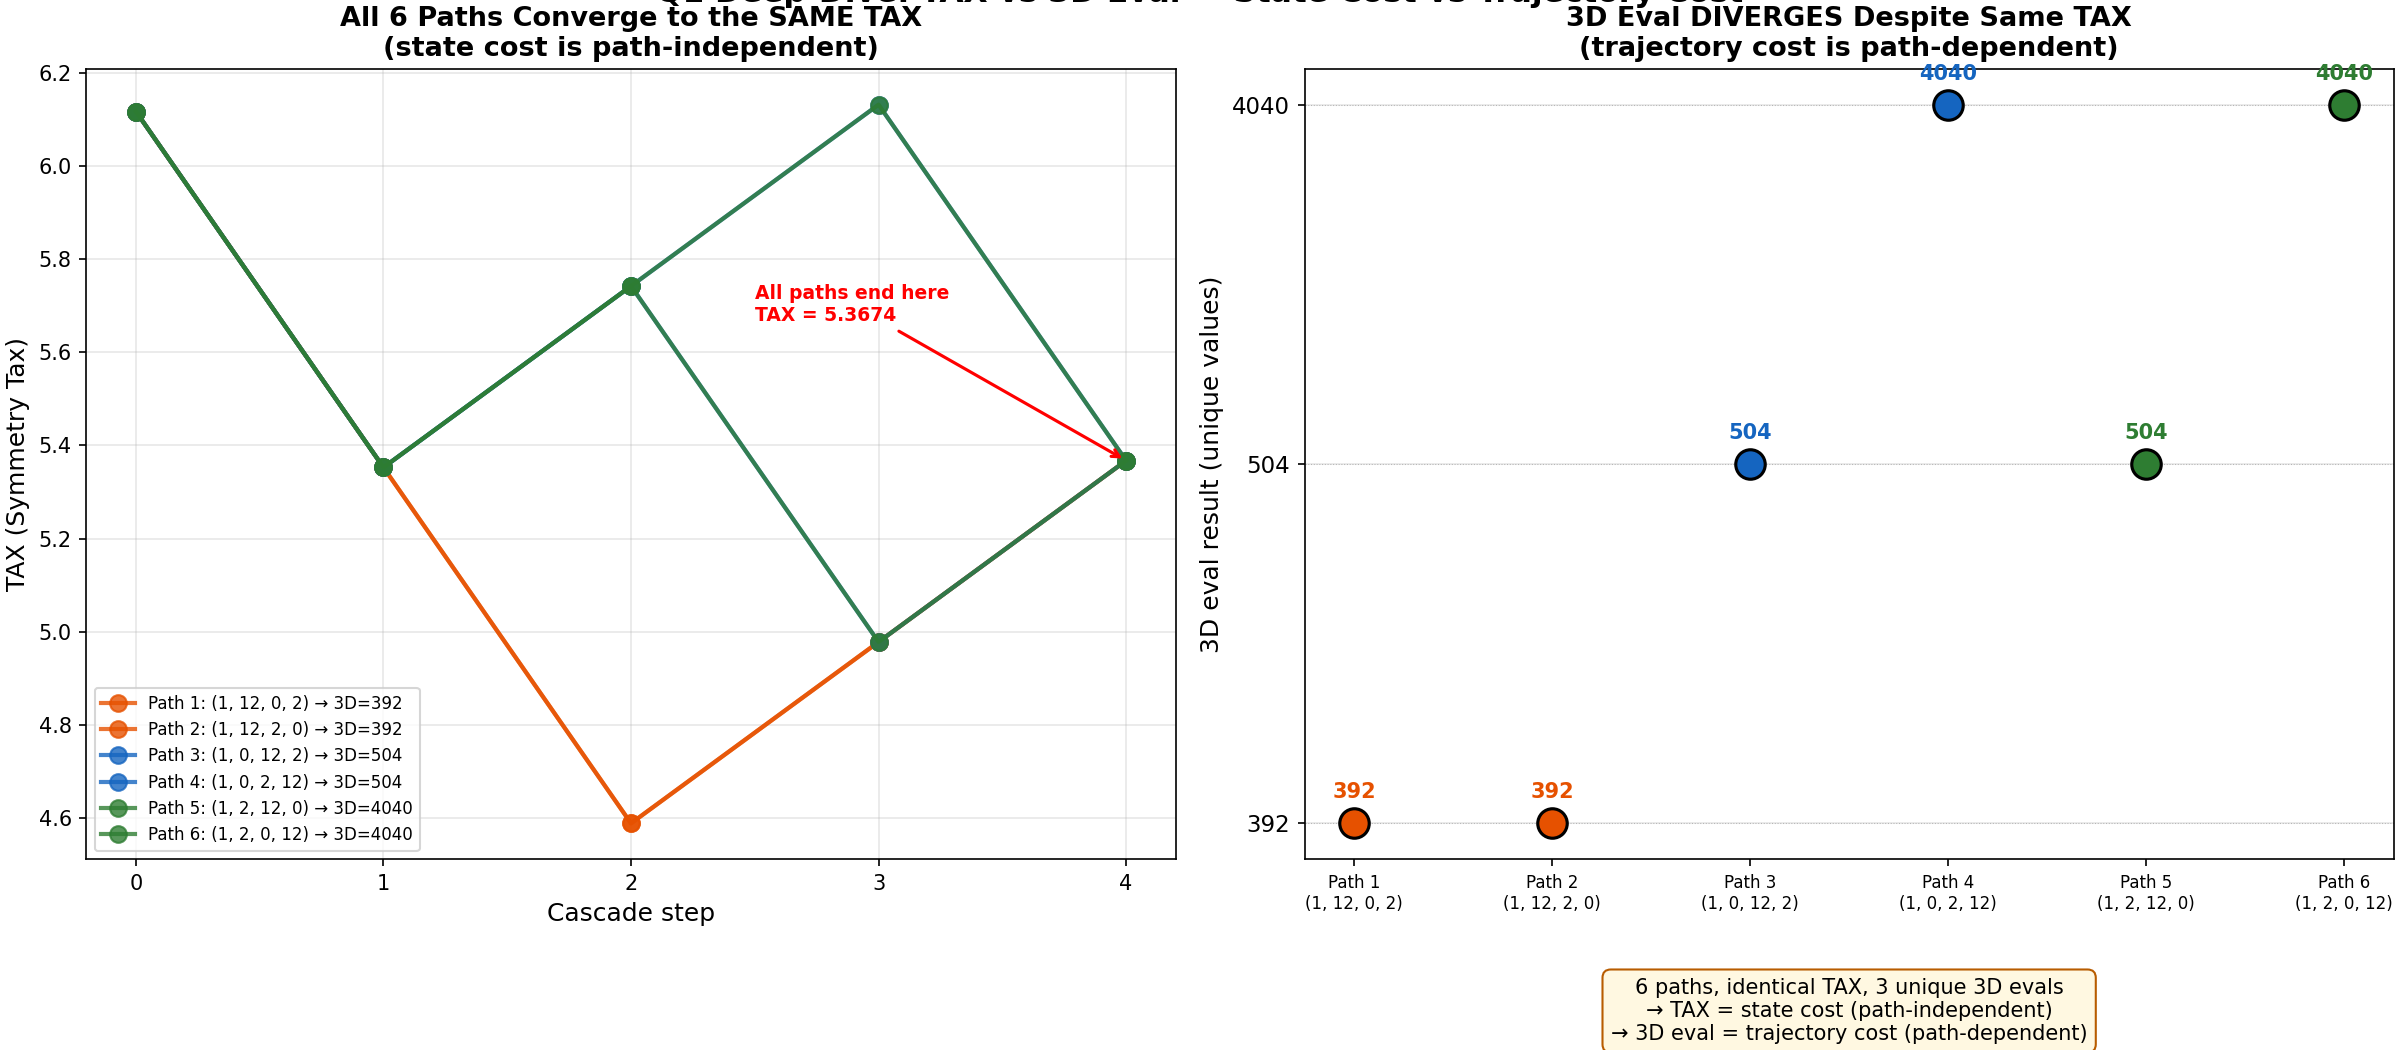

The script that saved this image:
"""
Diagram for the Q1 deep-dive finding: TAX-identical / 3D-divergent cascades.
Shows that 6 different flip orderings, all ending at the same vector (same TAX),
produce 3 unique 3D eval values — a clean separation of state cost from trajectory cost.
"""
import matplotlib
matplotlib.use("Agg")
import matplotlib.font_manager as fm
fm.fontManager.addfont('/usr/share/fonts/truetype/dejavu/DejaVuSans.ttf')

import matplotlib.pyplot as plt
from matplotlib.patches import Circle, FancyBboxPatch
import sys
from pathlib import Path
from fractions import Fraction
from itertools import permutations

sys.path.insert(0, str(Path(__file__).resolve().parent))
sys.path.insert(0, "/home/z/my-project/download")

import ubp_unified_v5 as ubp
import spatial_arithmetic as sa

plt.rcParams['font.sans-serif'] = ['DejaVu Sans']
plt.rcParams['axes.unicode_minus'] = False

leech = ubp.LEECH_ENGINE
golay = ubp.GOLAY_ENGINE

# Reproduce the Q1 experiment
octad0 = golay.get_octads()[0]
start_v = [0] * 24
for i, b in enumerate(octad0):
    if b:
        start_v[i] = 2

active = [i for i in range(24) if start_v[i] != 0]
inactive = [i for i in range(24) if start_v[i] == 0]
deexcite_bits = active[:2]
activate_bits = inactive[:2]
flips_set = deexcite_bits + activate_bits
orderings = list(permutations(flips_set))[:6]

QUADRANT_OPERATOR = {"M": "MULTIPLY", "I": "DIVIDE", "A": "ADD", "P": "SUBTRACT"}

results = []
for ordering in orderings:
    v = list(start_v)
    hw_trajectory = [sum(1 for x in v if x != 0)]
    for bit in ordering:
        v[bit] = 0 if v[bit] != 0 else 1
        hw_trajectory.append(sum(1 for x in v if x != 0))
    final_tax = leech.calculate_symmetry_tax(v)
    tokens = []
    for j, hw in enumerate(hw_trajectory):
        if j > 0:
            quad = "MIAP"[ordering[j-1] // 6]
            tokens.append(QUADRANT_OPERATOR[quad])
        tokens.append(hw)
    scene = sa.build_expression(tokens, seed=42)
    obs = sa.observe_expression(scene)
    results.append({
        "ordering": ordering,
        "hw_trajectory": hw_trajectory,
        "final_tax": final_tax,
        "tokens": tokens,
        "eval": obs["result"] if obs["ok"] else "FAILED",
    })

# ── Figure: 2 panels ────────────────────────────────────────────────────────
fig, axes = plt.subplots(1, 2, figsize=(16, 7), constrained_layout=True)

# ── LEFT: All 6 paths converge to the same TAX ─────────────────────────────
ax_tax = axes[0]
colors = ['#E65100', '#E65100', '#1565C0', '#1565C0', '#2E7D32', '#2E7D32']
eval_labels = ['392', '392', '504', '504', '4040', '4040']

for i, r in enumerate(results):
    steps = list(range(len(r["hw_trajectory"])))
    taxes = []
    v = list(start_v)
    taxes.append(float(leech.calculate_symmetry_tax(v)))
    for bit in r["ordering"]:
        v[bit] = 0 if v[bit] != 0 else 1
        taxes.append(float(leech.calculate_symmetry_tax(v)))
    ax_tax.plot(steps, taxes, 'o-', color=colors[i], linewidth=2, markersize=8,
                alpha=0.8, label=f"Path {i+1}: {r['ordering']} → 3D={eval_labels[i]}")

ax_tax.set_xlabel('Cascade step', fontsize=12)
ax_tax.set_ylabel('TAX (Symmetry Tax)', fontsize=12)
ax_tax.set_title('All 6 Paths Converge to the SAME TAX\n(state cost is path-independent)',
                 fontsize=13, fontweight='bold')
ax_tax.legend(fontsize=8, loc='lower left')
ax_tax.grid(True, alpha=0.3)
ax_tax.set_xticks(range(5))

# Annotate the convergence
final_tax = float(results[0]["final_tax"])
ax_tax.annotate(f'All paths end here\nTAX = {final_tax:.4f}',
               xy=(4, final_tax), xytext=(2.5, final_tax + 0.3),
               fontsize=9, fontweight='bold', color='red',
               arrowprops=dict(arrowstyle='->', color='red', lw=1.5))

# ── RIGHT: 3D eval diverges despite same TAX ───────────────────────────────
ax_3d = axes[1]
unique_evals = sorted(set(float(r["eval"]) for r in results if isinstance(r["eval"], (int, Fraction))))
eval_to_y = {e: i for i, e in enumerate(unique_evals)}

for i, r in enumerate(results):
    if isinstance(r["eval"], (int, Fraction)):
        y_val = eval_to_y[float(r["eval"])]
        ax_3d.scatter([i], [y_val], s=200, color=colors[i], edgecolor='black', linewidth=1.5, zorder=5)
        ax_3d.annotate(f'{float(r["eval"]):.0f}', (i, y_val),
                      textcoords="offset points", xytext=(0, 12),
                      fontsize=10, fontweight='bold', ha='center', color=colors[i])

ax_3d.set_ylabel('3D eval result (unique values)', fontsize=12)
ax_3d.set_title('3D Eval DIVERGES Despite Same TAX\n(trajectory cost is path-dependent)',
                fontsize=13, fontweight='bold')
ax_3d.set_yticks(range(len(unique_evals)))
ax_3d.set_yticklabels([f'{e:.0f}' for e in unique_evals], fontsize=11)
ax_3d.set_xticks(range(6))
ax_3d.set_xticklabels([f"Path {i+1}\n{r['ordering']}" for i, r in enumerate(results)], fontsize=8)
ax_3d.grid(True, alpha=0.3, axis='y')

# Add horizontal lines showing the 3 unique values
for e in unique_evals:
    y = eval_to_y[e]
    ax_3d.axhline(y=y, color='gray', linewidth=0.5, linestyle=':', alpha=0.5)

# Summary annotation
ax_3d.text(0.5, -0.15,
           f'6 paths, identical TAX, {len(unique_evals)} unique 3D evals\n'
           f'→ TAX = state cost (path-independent)\n'
           f'→ 3D eval = trajectory cost (path-dependent)',
           transform=ax_3d.transAxes, fontsize=10, ha='center', va='top',
           bbox=dict(boxstyle='round,pad=0.4', facecolor='#FFF8E1', edgecolor='#B85C00'))

fig.suptitle('Q1 Deep-Dive: TAX vs 3D Eval — State Cost vs Trajectory Cost',
             fontsize=15, fontweight='bold', y=1.02)

plt.savefig('/home/z/my-project/download/deep_dive_q1_diagram.png',
            dpi=150, facecolor='white')
print("Saved: /home/z/my-project/download/deep_dive_q1_diagram.png")
